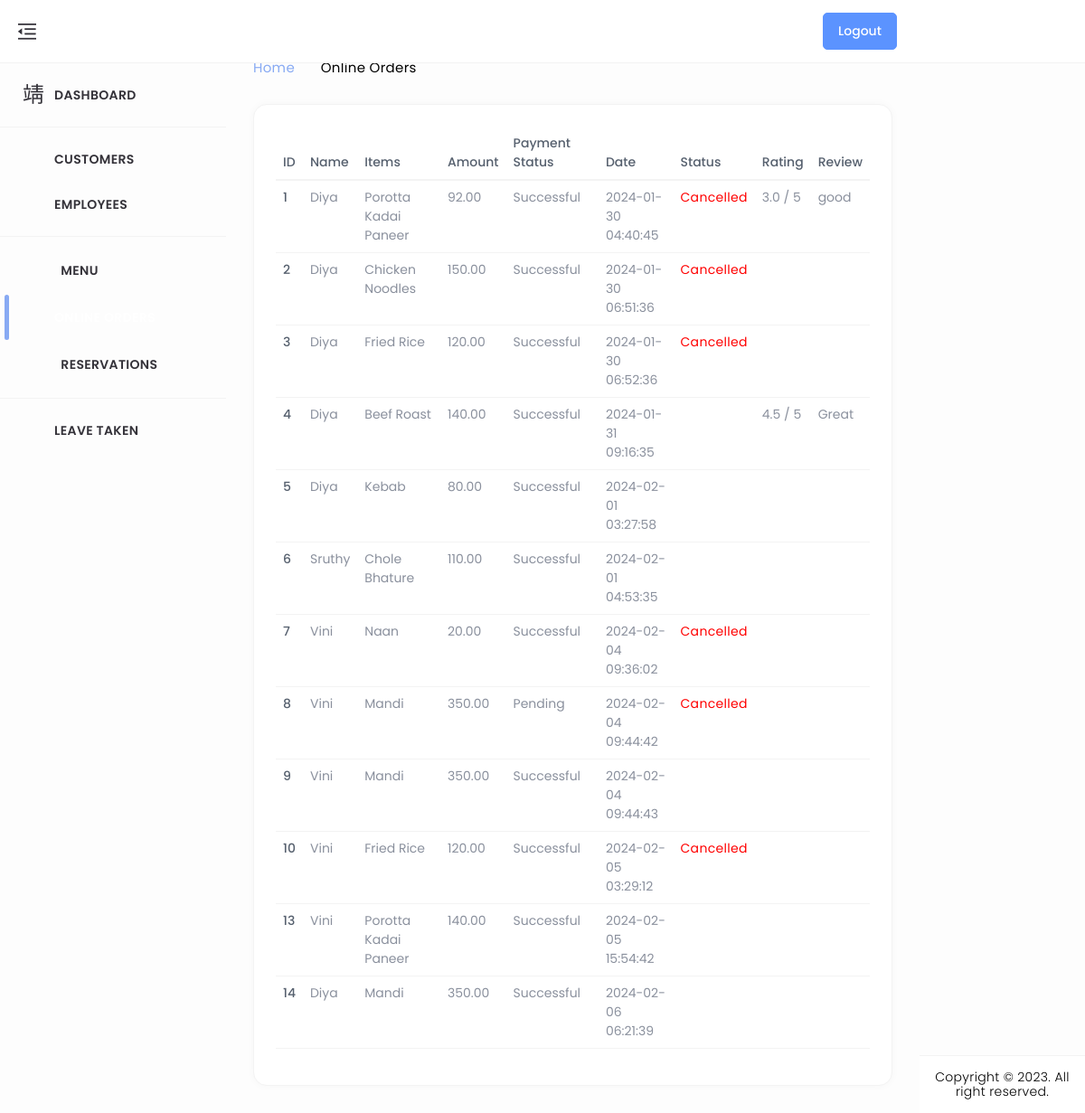
The app's page /order_list/, older data.
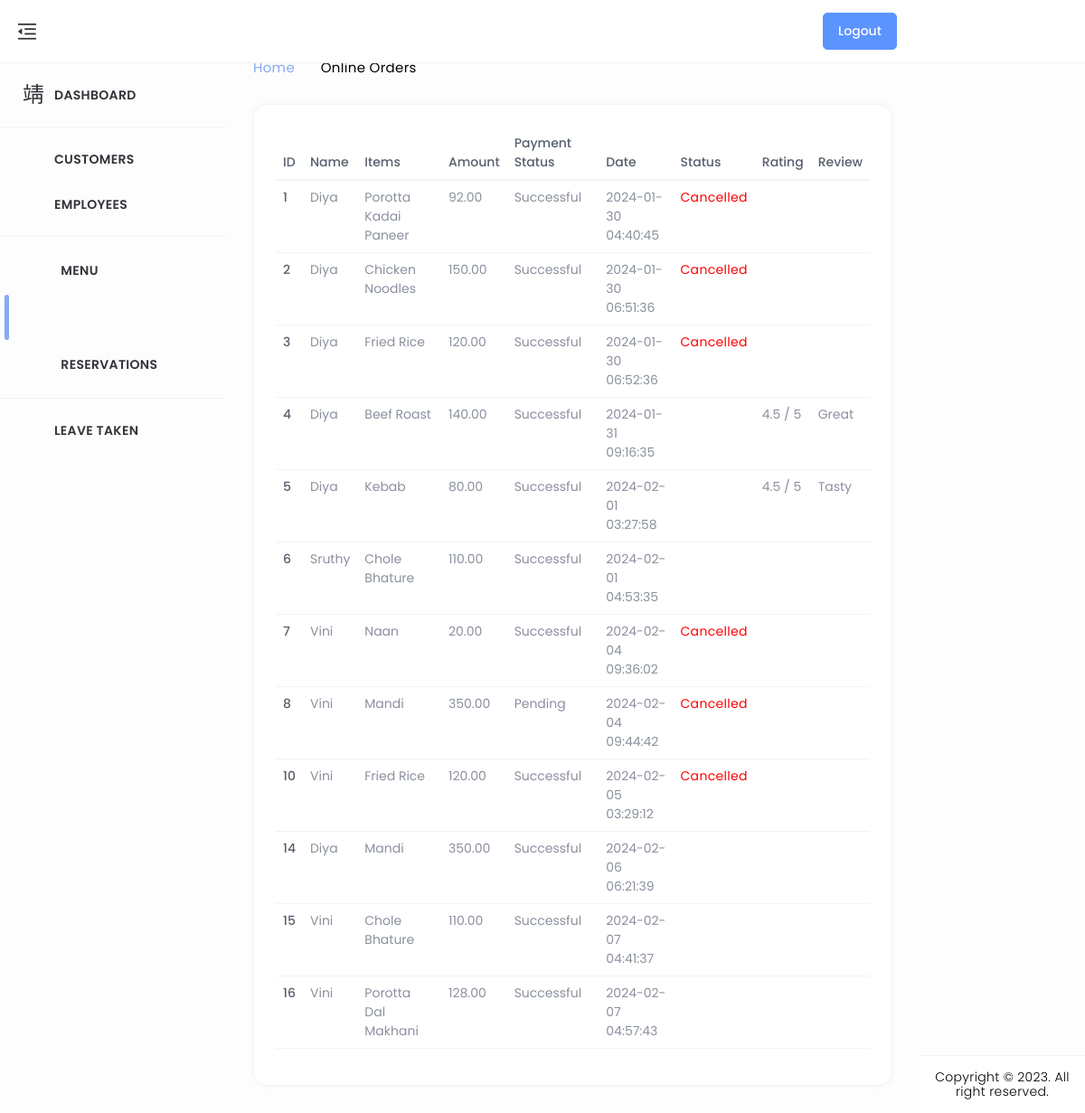
The same page, newer data.
### home/models.py (models this page shows, shortened)
class BillingInformation(models.Model):
    user = models.ForeignKey(CustomUser, on_delete=models.CASCADE)
    address = models.TextField()
    town = models.CharField(max_length=50)
    zip_code = models.CharField(max_length=10)
    payment_status = models.BooleanField(default=True)
    amount = models.DecimalField(max_digits=8, decimal_places=2)
    menu = models.ManyToManyField(menus, blank=True)
    status = models.IntegerField(default=1)

class CustomUser(AbstractUser):
    CUSTOMER = 1
    EMPLOYEE = 2
    ROLE_CHOICE = (
        (CUSTOMER, 'CUSTOMER'),
        (EMPLOYEE, 'EMPLOYEE'),
    )
    username=None
    first_name = None
    last_name = None
    USERNAME_FIELD = 'email'
    name = models.CharField(max_length=50)
    email = models.EmailField(max_length=100, unique=True)
    phone = models.CharField(max_length=12, blank=True)
    password = models.CharField(max_length=128)
    role = models.IntegerField(choices=ROLE_CHOICE, blank=True, null=True,default='1')
    is_admin = models.BooleanField(default=False)
    is_staff = models.BooleanField(default=False)
    is_active = models.BooleanField(default=True)
    is_superadmin = models.BooleanField(default=False)
    REQUIRED_FIELDS = ['name', 'phone']
    objects = UserManager()

class menus(models.Model):
    CATEGORY_CHOICES = (
        ('Kerala', 'Kerala'),
        ('Chineese', 'Chineese'),
        ('North Indian', 'North Indian'),
        ('Arabian', 'Arabian'),
        ('Beverages', 'Beverages'),
    )
    SUBMENU_CHOICES = (
        ('Breads', 'Breads'),
        ('Curries', 'Curries'),
        ('Rice Dishes','Rice Dishes'),
        ('Appetizers','Appetizers'),
        ('Main Course','Main Course'),
        ('Breads & Accompaniments', 'Breads & Accompaniments'),
        ('Rolls & Grills','Rolls & Grills'),
        ('Hot Beverage','Hot Beverage'),
        ('Cold Beverage','Cold Beverage'),
    )
    SUB_SUBMENU_CHOICES = (
        ('Vegetarian', 'Vegetarian'),
        ('Non-Vegetarian', 'Non-Vegetarian'),
        ('Water-based','Water-based'),
        ('Milk-based','Milk-based')
    )
    name = models.CharField(max_length=100)
    category = models.CharField(max_length=50, choices=CATEGORY_CHOICES, default='')
    submenu = models.CharField(max_length=50, choices=SUBMENU_CHOICES, default='', blank=True)
    sub_submenu = models.CharField(max_length=50, choices=SUB_SUBMENU_CHOICES, default='', blank=True)
    desc = models.CharField(max_length=300)
    price = models.FloatField()
    img = models.ImageField(upload_to='menus/', blank=True, null=True)
    active = models.BooleanField(default=True)

class Payment(models.Model):
    class PaymentStatusChoices(models.TextChoices):
        PENDING = 'pending', 'Pending'
        SUCCESSFUL = 'successful', 'Successful'
        FAILED = 'failed', 'Failed'
    user = models.ForeignKey(CustomUser, on_delete=models.CASCADE)  # Link the payment to a user
    razorpay_order_id = models.CharField(max_length=255)  # Razorpay order ID
    payment_id = models.CharField(max_length=255)  # Razorpay payment ID
    amount = models.DecimalField(max_digits=8, decimal_places=2)  # Amount paid
    currency = models.CharField(max_length=3)  # Currency code (e.g., "INR")
    timestamp = models.DateTimeField(auto_now_add=True)  # Timestamp of the payment
    payment_status = models.CharField(max_length=20, choices=PaymentStatusChoices.choices, default=PaymentStatusChoices.PENDING)
    billing_info = models.ForeignKey(BillingInformation, on_delete=models.CASCADE, null=True, blank=True)
    table_booking = models.ForeignKey(TableBooking, on_delete=models.CASCADE, related_name='payments', null=True, blank=True)
    class Meta:
        ordering = ['-timestamp']

class Review(models.Model):
    user = models.ForeignKey(CustomUser, on_delete=models.CASCADE)  # Assuming you have a CustomUser model
    billing_information = models.ForeignKey('BillingInformation', on_delete=models.CASCADE, related_name='reviews', null=True)
    rating = models.FloatField()
    comment = models.TextField()
    timestamp = models.DateTimeField(auto_now_add=True)

### home/views.py (the view)
# urls.py: path('order_list/',order_list,name='order_list'),
def order_list(request):
    billing_info = BillingInformation.objects.prefetch_related('reviews').all()
    payments = Payment.objects.all()
    context = {
        'billing_info': billing_info,
        'payments': payments,
    }
    return render(request, 'admin_dashboard/orders.html', context)

### templates/admin_dashboard/orders.html (shortened to what the changed rows need)
{% load static %}
<!DOCTYPE html>
<html lang="en" dir="ltr">
<head>
	<link href="../../../../cdn.jsdelivr.net/npm/%40mdi/font%404.4.95/css/materialdesignicons.min.html" rel="stylesheet" />
	<link href="{% static 'assets/css/materialdesignicons.min.css' %}" rel="stylesheet" />
	<link href="{% static 'assets/plugins/simplebar/simplebar.css' %}" rel="stylesheet" />
	<link href="{% static 'assets/plugins/data-tables/datatables.bootstrap5.min.css' %}" rel='stylesheet'>
	<link href="{% static 'assets/plugins/data-tables/responsive.datatables.min.css' %}" rel='stylesheet'>
	<link id="{% static 'style.css' %}" rel="stylesheet" href="{% static 'assets/css/style.css' %}" />
</head>
<body id="body">
	<div class="wrapper">
		<div class="ec-page-wrapper">
			<div class="ec-content-wrapper">
				<div class="content">
					<div class="breadcrumb-wrapper d-flex align-items-center justify-content-between">
						<div>
							<h1>All Orders</h1>
						</div>
					</div>
					<div class="row">
						<div class="col-12">
							<div class="card card-default">
								<div class="card-body">
									<div class="table-responsive">
										<table id="responsive-data-table" class="table" style="width:100%">
											<thead>
												<tr>
													<th>ID</th>
													<th>Name</th>
													<th>Items</th>
													<th>Amount</th>
													<th>Payment Status</th>
													<th>Date</th>
													<th>Status</th>
													<th>Rating</th>
													<th>Review</th>
												</tr>
											</thead>
											<tbody>
												{% for billing in billing_info %}
												<tr>
													<td>{{ billing.id }}</td>
													<td>{{ billing.user.name }}</td>
													<td>
														{% for menu in billing.menu.all %}
															{{ menu.name }}<br>
														{% empty %}
															No menu ordered
														{% endfor %}
													</td>
													<td>{{ billing.amount }}</td>
													<td>
														{% with matching_payments=billing.payment_set.all %}
															{% if matching_payments %}
																{{ matching_payments.0.get_payment_status_display }}
															{% else %}
																Payment not found
															{% endif %}
														{% endwith %}
													</td>
													<td>
														{% for payment in billing.payment_set.all %}
															{{ payment.timestamp|date:"Y-m-d" }}<br>
															{{ payment.timestamp|time:"H:i:s" }}<br>
														{% endfor %}
													</td>
													<td>
														{% if billing.status == 0 %}
															<span style="color: red;">Cancelled</span>
														{% else %}
															{% comment %} <span style="color: green;">Not Cancelled</span> {% endcomment %}
														{% endif %}
													</td>
													<td>
														{% for review in billing.reviews.all %}
															{{ review.rating }} / 5<br>
														{% endfor %}
													</td>
													<td>
														{% for review in billing.reviews.all %}
															{{ review.comment }}<br>
														{% endfor %}
													</td>
												</tr>
												{% empty %}
												<tr>
													<td colspan="5">No billing information available</td>
												</tr>
												{% endfor %}
											</tbody>
										</table>
									</div>
									</div>
								</div>
							</div>
						</div>
					</div>
				</div>
			</div>
		</div>
</body>
</html>

Row changes from the older to the newer data that the page shows:
removed Review: rating "3.0", comment "good", shown under BillingInformation id 1
removed BillingInformation: id "9", user.name "Vini", amount "350.00", payment_set.all.0.payment_status "Successful", menus (name "Mandi")
removed Payment: timestamp "2024-02-04", timestamp "09:44:43", shown under "9"
removed BillingInformation: id "13", user.name "Vini", amount "140.00", payment_set.all.0.payment_status "Successful", menus (name "Porotta"), menus (name "Kadai Paneer")
removed Payment: timestamp "2024-02-05", timestamp "15:54:42", shown under "13"
added Review: rating "4.5", comment "Tasty", shown under BillingInformation id 5
added BillingInformation: id "15", user.name "Vini", amount "110.00", payment_set.all.0.payment_status "Successful", menus (name "Chole Bhature")
added Payment: timestamp "2024-02-07", timestamp "04:41:37", shown under "15"
added BillingInformation: id "16", user.name "Vini", amount "128.00", payment_set.all.0.payment_status "Successful", menus (name "Porotta")
now on this page (row unchanged): menus: name "Dal Makhani", shown under "16"
added Payment: timestamp "2024-02-07", timestamp "04:57:43", shown under "16"
